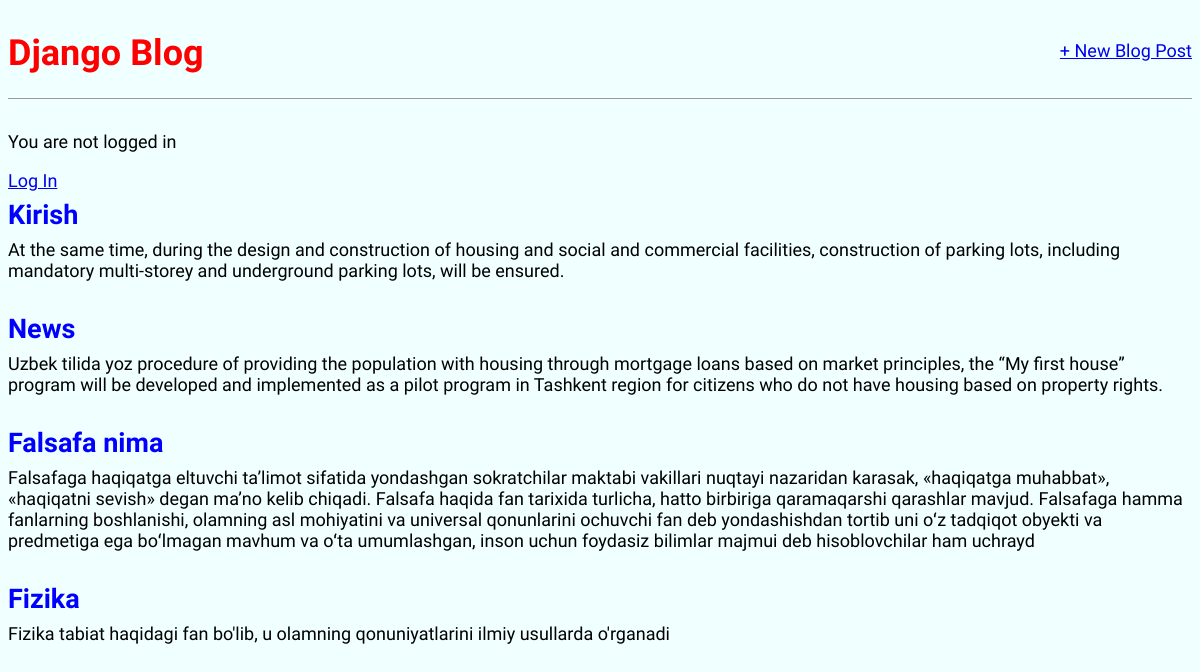
Before: / with the older database file.
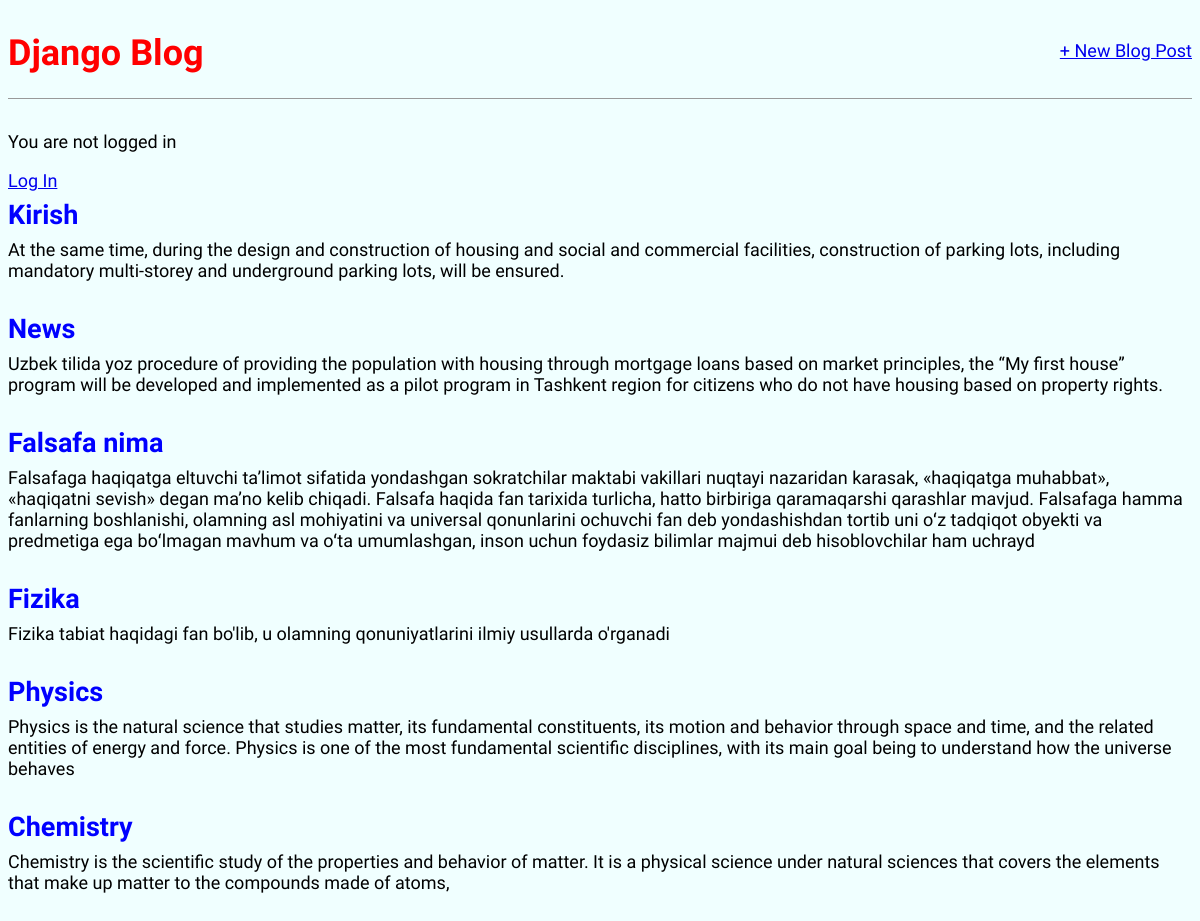
After: the same page with the newer database file.
### blog/models.py (models this page shows, shortened)
class Post(models.Model):
    title = models.CharField(max_length=200)
    author = models.ForeignKey('auth.User', on_delete=models.CASCADE)
    body = models.TextField()

### blog/views.py (the view)
# urls.py: path('', BlogListView.as_view(), name='home'),
class BlogListView(ListView):
    model = Post
    template_name = 'home.html'

### templates/home.html (shortened to what this page needs)
<head>
</head>
<body>
{% extends 'base.html' %}
{% block content %}
    {%for post in object_list %}
        <div class="post-entry">
            <h2><a href="">{{post.title}}</a></h2>
            <p class="postni"> {{post.body}} </p>
        </div>
    {% endfor %}
{% endblock content %}

Changed rows visible on the page:
added Post: title "Physics", body "Physics is the natural science that studies matter, its fundamental constituents, its motion and behavior through space and time, and the related entities of energy and force. Physics is one of the most fundamental scientific disciplines, with its main goal being to understand how the universe behaves"
added Post: title "Chemistry", body "Chemistry is the scientific study of the properties and behavior of matter. It is a physical science under natural sciences that covers the elements that make up matter to the compounds made of atoms,"
